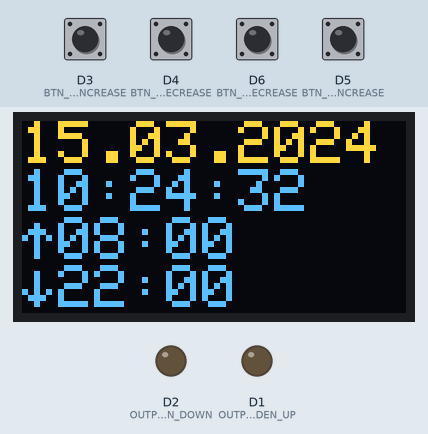
This program was run on a simulated ESP8266 (NodeMCU). Shown: 128×64 one-colour display, output pins drawn as LEDs (lit = HIGH). The test bench sets the inputs (shaded band); at power-on: D3 (BTN_UP_INCREASE), D4 (BTN_UP_DECREASE), D5 (BTN_DOWN_INCREASE), D6 (BTN_DOWN_DECREASE) HIGH. The OLED is the two-colour kind (top 16 rows yellow); WiFi joins after 1.5 s; servers stay silent unless stated; network time is answered at once with the bench clock; the local clock reads 2024-03-15 10:24:30 at power-on unless the program sets it; EEPROM starts erased; what the program prints to the serial monitor is not drawn.

Above: at 2.7 s.
2.8 s: D3 (BTN_UP_INCREASE) pulled LOW for 0.15 s
At 4.6 s:
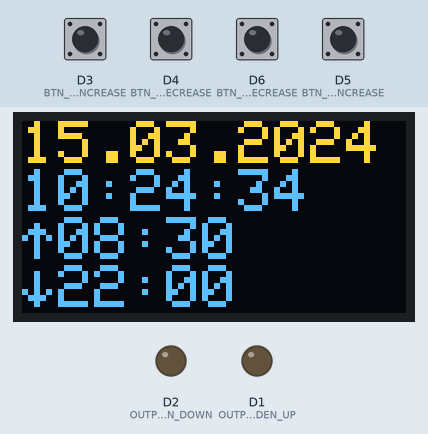
5.5 s: D4 (BTN_UP_DECREASE) pulled LOW for 0.15 s
At 6.8 s:
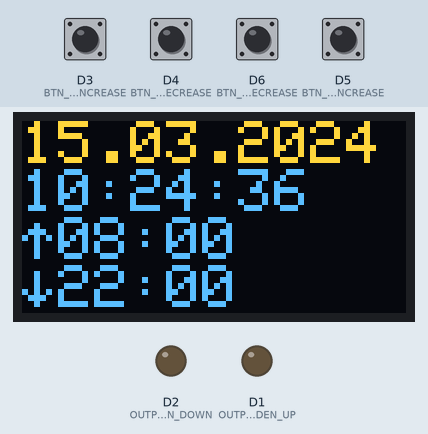
7.5 s: D6 (BTN_DOWN_DECREASE) pulled LOW for 0.15 s
At 8.4 s:
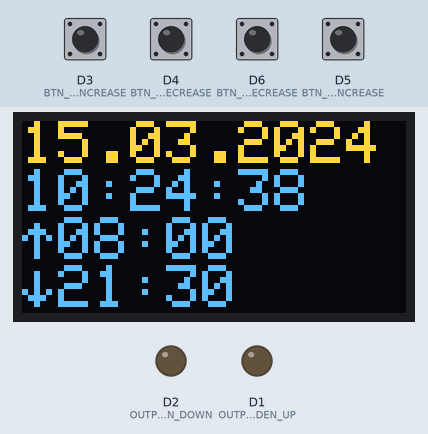
9.5 s: D5 (BTN_DOWN_INCREASE) pulled LOW for 0.15 s
At 10.8 s:
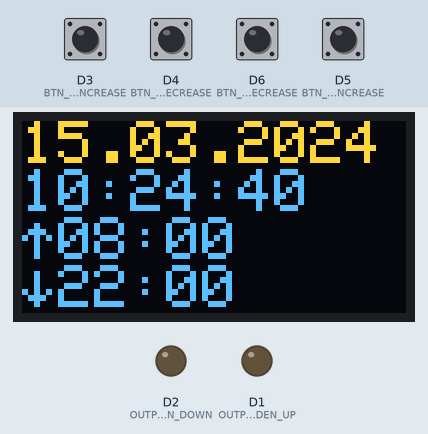
11.5 s: D3 (BTN_UP_INCREASE) pulled LOW for 0.15 s
At 12.8 s:
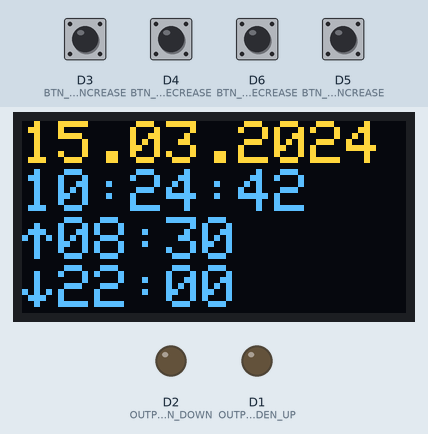
13.5 s: D4 (BTN_UP_DECREASE) pulled LOW for 0.15 s
At 15.3 s:
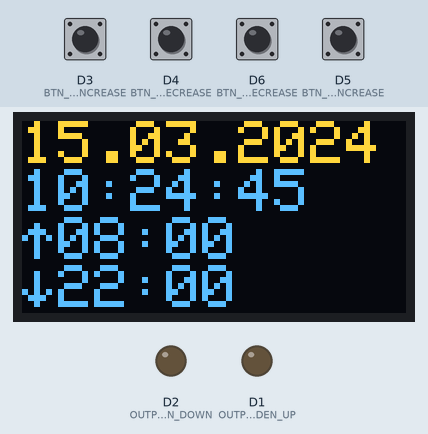
Timing chart, 0 to 16.5 s (numbered marks = the images above; inputs shaded):
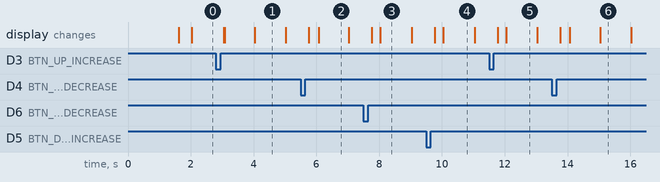

Measured:
- what the display in image 1 shows lasts 1.0 s, from 4.0 s to 5.0 s

The program:

main.cpp
```cpp
#include <SPI.h>
#include <Wire.h>
#include <Adafruit_GFX.h>
#include <Adafruit_SSD1306.h>
#include <WifiManager.h>
#include <NTPClient.h>
#include <Timezone.h>
#include <EEPROM.h>
#include <OneButton.h>
#include <ArduinoOTA.h>

#include "config.h"

OneButton btn_up_increase(BTN_UP_INCREASE);
OneButton btn_up_decrease(BTN_UP_DECREASE);
OneButton btn_down_increase(BTN_DOWN_INCREASE);
OneButton btn_down_decrease(BTN_DOWN_DECREASE);

int hour_up = 9;
int minute_up = 0;

int hour_down = 22;
int minute_down = 00;

String debug_line;

/**
 * Input time in epoch format and return tm time format
 * by Renzo Mischianti <www.mischianti.org>
 */
static tm getDateTimeByParams(long time){
    struct tm *newtime;
    const time_t tim = time;
    newtime = localtime(&tim);
    return *newtime;
}
/**
 * Input tm time format and return String with format pattern
 * by Renzo Mischianti <www.mischianti.org>
 */
static String getDateTimeStringByParams(tm *newtime, char* pattern = (char *)"%d/%m/%Y %H:%M:%S"){
    char buffer[30];
    strftime(buffer, 30, pattern, newtime);
    return buffer;
}

/**
 * Input time in epoch format format and return String with format pattern
 * by Renzo Mischianti <www.mischianti.org>
 */
static String getEpochStringByParams(long time, char* pattern = (char *)"%d.%m.%Y %H:%M:%S"){
//    struct tm *newtime;
    tm newtime;
    newtime = getDateTimeByParams(time);
    return getDateTimeStringByParams(&newtime, pattern);
}

void writeConfig() {
  EEPROM.begin(512);
  EEPROM.write(1,hour_up);
  EEPROM.write(2,minute_up);
  EEPROM.write(3,hour_down);
  EEPROM.write(4,minute_down);
  EEPROM.commit();
}

void readConfig() {
  EEPROM.begin(512);
  hour_up = EEPROM.read(1);
  minute_up = EEPROM.read(2);
  hour_down = EEPROM.read(3);
  minute_down = EEPROM.read(4);
  //sanitize inputs
  if (hour_up > 23 || hour_up < 0) {
    hour_up = 8;
  }
  if (hour_down > 23 || hour_down < 0) {
    hour_down = 22;
  }
  if (minute_up > 59 || minute_up < 0) {
    minute_up = 0;
  }
  if (minute_down > 59 || minute_down < 0) {
    minute_down = 0;
  }
}

void increase_up() {
  if (minute_up == 0) {
    minute_up = 30;
  }
  else {
    minute_up = 0;
    hour_up++;
  }
  if (hour_up > 23) {
    hour_up = 0;
  }
}

void decrease_up() {
  if (minute_up == 30) {
    minute_up = 0;
  }
  else {
    minute_up = 30;
    hour_up--;
  }
  if (hour_up < 0) {
    hour_up = 23;
  }
}

void increase_down() {
  if (minute_down == 0) {
    minute_down = 30;
  }
  else {
    minute_down = 0;
    hour_down++;
  }
  if (hour_down > 23) {
    hour_down = 0;
  }
}

void decrease_down() {
  if (minute_down == 30) {
    minute_down = 0;
  }
  else {
    minute_down = 30;
    hour_down--;
  }
  if (hour_down < 0) {
    hour_down = 23;
  }
}

Adafruit_SSD1306 display(SCREEN_WIDTH, SCREEN_HEIGHT, &Wire, OLED_RESET);

WiFiManager wifiManager;
WiFiUDP ntpUDP;
NTPClient timeClient(ntpUDP);
// Central European Time (Frankfurt, Paris)
TimeChangeRule CEST = {"CEST", Last, Sun, Mar, 2, 120};     // Central European Summer Time
TimeChangeRule CET = {"CET ", Last, Sun, Oct, 3, 60};       // Central European Standard Time
Timezone CE(CEST, CET);

void btn_up_increase_click() {
  increase_up();
  writeConfig();
}

void btn_up_decrease_click() {
  decrease_up();
  writeConfig();
}

void btn_down_increase_click() {
  increase_down();
  writeConfig();
}

void btn_down_decrease_click() {
  decrease_down();
  writeConfig();
}

void tickButtons() {
  btn_up_increase.tick();
  btn_up_decrease.tick();
  btn_down_increase.tick();
  btn_down_decrease.tick();
}

void checkAndMoveRolladen() {
  time_t local_time = CE.toLocal(now());
  tm* tm_ptr = gmtime(&local_time);
  if (tm_ptr->tm_hour == hour_up && tm_ptr->tm_min == minute_up && tm_ptr->tm_sec < 20) {
    digitalWrite(OUTPUT_ROLLADEN_UP, HIGH);
    debug_line = "moving up";
  } else {
    digitalWrite(OUTPUT_ROLLADEN_UP, LOW);
    debug_line = String(tm_ptr->tm_hour) + ":" + String(tm_ptr->tm_min) + ":" + String(tm_ptr->tm_sec);
  }
  if (tm_ptr->tm_hour == hour_down && tm_ptr->tm_min == minute_down  && tm_ptr->tm_sec < 20) {
    debug_line = "moving down";
    digitalWrite(OUTPUT_ROLLADEN_DOWN, HIGH);
  } else {
    debug_line = String(tm_ptr->tm_hour) + ":" + String(tm_ptr->tm_min) + ":" + String(tm_ptr->tm_sec);
    digitalWrite(OUTPUT_ROLLADEN_DOWN, LOW);
  }
}

void initOutputs() {
  digitalWrite(OUTPUT_ROLLADEN_UP, LOW);
  digitalWrite(OUTPUT_ROLLADEN_DOWN, LOW);
  pinMode(OUTPUT_ROLLADEN_UP, OUTPUT);
  pinMode(OUTPUT_ROLLADEN_DOWN, OUTPUT);

}

void setup() {
  initOutputs();
  ArduinoOTA.setHostname("flashrolladen");
  //ArduinoOTA.setPassword("password");
  ArduinoOTA.begin();
  btn_up_increase.attachClick(btn_up_increase_click);
  btn_up_decrease.attachClick(btn_up_decrease_click);
  btn_down_increase.attachClick(btn_down_increase_click);
  btn_down_decrease.attachClick(btn_down_decrease_click);
  Serial.begin(9600);
  Wire.begin(DISPLAY_SDA, DISPLAY_SCL);
  // SSD1306_SWITCHCAPVCC = generate display voltage from 3.3V internally
  if(!display.begin(SSD1306_SWITCHCAPVCC, SCREEN_ADDRESS)) {
    Serial.println(F("SSD1306 allocation failed"));
    for(;;); // Don't proceed, loop forever
  }
  display.clearDisplay();
  display.setTextSize(1);             // Normal 1:1 pixel scale
  display.setTextColor(SSD1306_WHITE);        // Draw white text
  display.setCursor(0,0);             // Start at top-left corner
  display.println(F("Waiting for Wifi"));
  display.display();
  wifiManager.autoConnect("Rolladen");
  timeClient.begin();
  //writeConfig();
  readConfig();
}

void updateDisplay(){
  display.clearDisplay();
  display.setTextSize(1);             // Normal 1:1 pixel scale
  display.setTextColor(SSD1306_WHITE);        // Draw white text
  display.setCursor(0,0);             // Start at top-left corner
  display.setTextSize(2);
  display.println(getEpochStringByParams(CE.toLocal(now()), "%d.%m.%Y"));
  display.println(getEpochStringByParams(CE.toLocal(now()), "%H:%M:%S"));
  display.print((char)24);
  if (hour_up < 10) {
    display.print("0");
  }
  display.print(hour_up);
  display.print(":");
  if (minute_up < 10) {
    display.print("0");
  }
  display.println(minute_up);
  display.print((char) 25);
  if (hour_down < 10) {
    display.print("0");
  }
  display.print(hour_down);
  display.print(":");
  if (minute_down < 10) {
    display.print("0");
  }
  display.println(minute_down);
  display.setTextSize(1);
  display.println("Wifi: " + wifiManager.getSSID());
  //display.println(debug_line);
  display.display();
}

void loop() {
  ArduinoOTA.handle();
  if (timeClient.update()){
     Serial.print ( "Adjust local clock" );
     unsigned long epoch = timeClient.getEpochTime();
     setTime(epoch);
  }
  tickButtons();
  checkAndMoveRolladen();
  updateDisplay();
}
```

config.h
```cpp
#pragma once

#define BTN_UP_INCREASE D3
#define BTN_UP_DECREASE D4
#define BTN_DOWN_INCREASE D5
#define BTN_DOWN_DECREASE D6
#define OUTPUT_ROLLADEN_UP D1
#define OUTPUT_ROLLADEN_DOWN D2

#define DISPLAY_SCL D9
#define DISPLAY_SDA D7

// Declaration for an SSD1306 display connected to I2C (SDA, SCL pins)
// The pins for I2C are defined by the Wire-library.
// On an arduino UNO:       A4(SDA), A5(SCL)
// On an arduino MEGA 2560: 20(SDA), 21(SCL)
// On an arduino LEONARDO:   2(SDA),  3(SCL), ...
#define OLED_RESET     -1 // Reset pin # (or -1 if sharing Arduino reset pin)
#define SCREEN_ADDRESS 0x3C ///< See datasheet for Address; 0x3D for 128x64, 0x3C for 128x32

#define SCREEN_WIDTH 128 // OLED display width, in pixels
#define SCREEN_HEIGHT 64 // OLED display height, in pixels
```
